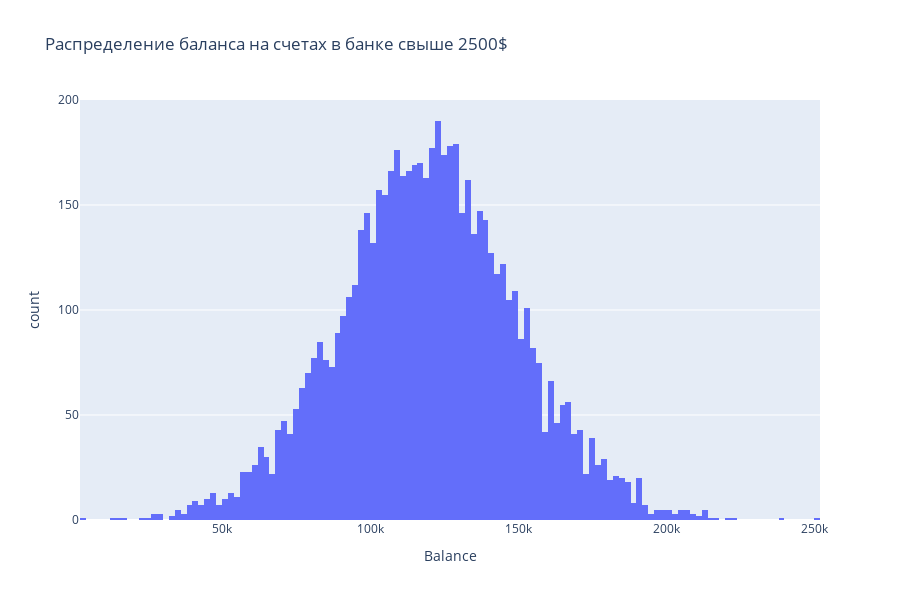
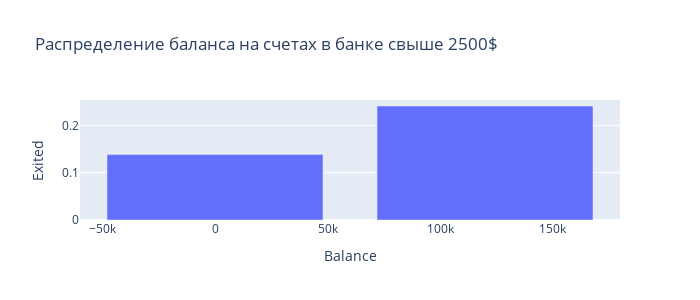

Write notebook code for charts like these, in order.
### Markdown cell above
9.1 Из представленного графика в котором за значение 0 - взяты лояльные клиенты банка,
а за 1 - ушедшие клиенты
Почти 80% остаются клиентами банка, это клиенты которых устраивают продукты предоставляемые банком, отсюда выходит что условия банка среднестатистические по количеству оттока клиентов

### Code cell
histogram_data = churn[churn['Balance']>2500]
fig = px.histogram(
    data_frame = histogram_data,
    x = 'Balance',
    height=600,
    width=900,
    title='Распределение баланса на счетах в банке свыше 2500$',
)
fig.show()

bar_data = churn.groupby([churn['Balance']>2500], as_index=False).mean()
px.bar(
    data_frame=bar_data,
    x='Balance',
    y='Exited',
    height=300,
    width=700,
    title='Распределение баланса на счетах в банке свыше 2500$'
)

### Figure 1 — Plotly figure (JSON) as saved in the notebook; plotly's stock layout.template omitted (floating-point values rounded to 4 significant figures; data arrays with more than 128 entries replaced by an {"elided": "..."} marker saying what was removed)
{"data": [{"alignmentgroup": "True", "bingroup": "x", "hovertemplate": "Balance=%{x}<br>count=%{y}<extra></extra>", "legendgroup": "", "marker": {"color": "#636efa", "pattern": {"shape": ""}}, "name": "", "offsetgroup": "", "orientation": "v", "showlegend": false, "type": "histogram", "x": {"elided": "6383 float values"}, "xaxis": "x", "yaxis": "y"}], "layout": {"barmode": "relative", "height": 600, "legend": {"tracegroupgap": 0}, "title": {"text": "Распределение баланса на счетах в банке свыше 2500$"}, "width": 900, "xaxis": {"anchor": "y", "domain": [0, 1], "title": {"text": "Balance"}}, "yaxis": {"anchor": "x", "domain": [0, 1], "title": {"text": "count"}}}}

### Figure 2 — Plotly figure (JSON) as saved in the notebook; plotly's stock layout.template omitted (floating-point values rounded to 4 significant figures)
{"data": [{"alignmentgroup": "True", "hovertemplate": "Balance=%{x}<br>Exited=%{y}<extra></extra>", "legendgroup": "", "marker": {"color": "#636efa", "pattern": {"shape": ""}}, "name": "", "offsetgroup": "", "orientation": "v", "showlegend": false, "textposition": "auto", "type": "bar", "x": [0, 119800.0], "xaxis": "x", "y": [0.1382, 0.2408], "yaxis": "y"}], "layout": {"barmode": "relative", "height": 300, "legend": {"tracegroupgap": 0}, "title": {"text": "Распределение баланса на счетах в банке свыше 2500$"}, "width": 700, "xaxis": {"anchor": "y", "domain": [0, 1], "title": {"text": "Balance"}}, "yaxis": {"anchor": "x", "domain": [0, 1], "title": {"text": "Exited"}}}}
